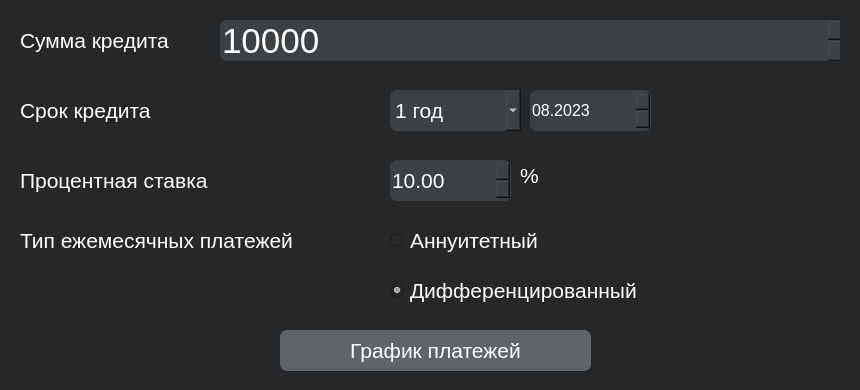
<?xml version="1.0" encoding="UTF-8"?>
<ui version="4.0">
 <class>CreditCalc</class>
 <widget class="QDialog" name="CreditCalc">
  <property name="windowModality">
   <enum>Qt::NonModal</enum>
  </property>
  <property name="enabled">
   <bool>true</bool>
  </property>
  <property name="geometry">
   <rect>
    <x>0</x>
    <y>0</y>
    <width>860</width>
    <height>390</height>
   </rect>
  </property>
  <property name="minimumSize">
   <size>
    <width>860</width>
    <height>360</height>
   </size>
  </property>
  <property name="maximumSize">
   <size>
    <width>860</width>
    <height>460</height>
   </size>
  </property>
  <property name="sizeIncrement">
   <size>
    <width>660</width>
    <height>260</height>
   </size>
  </property>
  <property name="windowTitle">
   <string>CreditCalc</string>
  </property>
  <property name="styleSheet">
   <string notr="true">background-color: rgb(38, 39, 40);</string>
  </property>
  <widget class="QRadioButton" name="annuity_calc">
   <property name="geometry">
    <rect>
     <x>390</x>
     <y>220</y>
     <width>181</width>
     <height>41</height>
    </rect>
   </property>
   <property name="font">
    <font>
     <pointsize>16</pointsize>
    </font>
   </property>
   <property name="styleSheet">
    <string notr="true">QRadioButton{
	color: white;
}</string>
   </property>
   <property name="text">
    <string>Аннуитетный</string>
   </property>
  </widget>
  <widget class="QRadioButton" name="differentiated_calc">
   <property name="geometry">
    <rect>
     <x>390</x>
     <y>270</y>
     <width>281</width>
     <height>41</height>
    </rect>
   </property>
   <property name="font">
    <font>
     <pointsize>16</pointsize>
    </font>
   </property>
   <property name="styleSheet">
    <string notr="true">QRadioButton{
	color: white;
}</string>
   </property>
   <property name="text">
    <string>Дифференцированный</string>
   </property>
   <property name="checked">
    <bool>true</bool>
   </property>
  </widget>
  <widget class="QDoubleSpinBox" name="doubleSpinBox">
   <property name="geometry">
    <rect>
     <x>390</x>
     <y>160</y>
     <width>121</width>
     <height>41</height>
    </rect>
   </property>
   <property name="font">
    <font>
     <pointsize>16</pointsize>
    </font>
   </property>
   <property name="styleSheet">
    <string notr="true">background-color:rgb(61, 64, 67);
color: white; 
border-radius: 7px;
</string>
   </property>
   <property name="singleStep">
    <double>0.100000000000000</double>
   </property>
   <property name="value">
    <double>10.000000000000000</double>
   </property>
  </widget>
  <widget class="QPushButton" name="pushButton">
   <property name="geometry">
    <rect>
     <x>280</x>
     <y>330</y>
     <width>311</width>
     <height>41</height>
    </rect>
   </property>
   <property name="font">
    <font>
     <pointsize>16</pointsize>
    </font>
   </property>
   <property name="styleSheet">
    <string notr="true">QPushButton {
	background-color: rgb(96, 99, 103);
  	color: white; 
	border-radius: 7px;
}
QPushButton:pressed {
    	border: 1px solid  gray;
	background-color: qlineargradient(x1: 0, y1: 0, x2: 0, y2: 1,
                                      stop: 0 #A9A9A9, stop: 1 #808080);
}</string>
   </property>
   <property name="text">
    <string>График платежей</string>
   </property>
  </widget>
  <widget class="QComboBox" name="comboBox">
   <property name="geometry">
    <rect>
     <x>390</x>
     <y>90</y>
     <width>131</width>
     <height>41</height>
    </rect>
   </property>
   <property name="font">
    <font>
     <pointsize>16</pointsize>
    </font>
   </property>
   <property name="styleSheet">
    <string notr="true">background-color:rgb(61, 64, 67);
color: white; 
border-radius: 7px;
</string>
   </property>
   <item>
    <property name="text">
     <string>1 год</string>
    </property>
   </item>
   <item>
    <property name="text">
     <string>2 года</string>
    </property>
   </item>
   <item>
    <property name="text">
     <string>3 года</string>
    </property>
   </item>
   <item>
    <property name="text">
     <string>4 года</string>
    </property>
   </item>
   <item>
    <property name="text">
     <string>5 лет</string>
    </property>
   </item>
   <item>
    <property name="text">
     <string>6 лет</string>
    </property>
   </item>
   <item>
    <property name="text">
     <string>7 лет</string>
    </property>
   </item>
   <item>
    <property name="text">
     <string>8 лет</string>
    </property>
   </item>
   <item>
    <property name="text">
     <string>9 лет</string>
    </property>
   </item>
   <item>
    <property name="text">
     <string>10 лет</string>
    </property>
   </item>
  </widget>
  <widget class="QSpinBox" name="spinBox">
   <property name="geometry">
    <rect>
     <x>220</x>
     <y>20</y>
     <width>620</width>
     <height>41</height>
    </rect>
   </property>
   <property name="font">
    <font>
     <pointsize>26</pointsize>
    </font>
   </property>
   <property name="styleSheet">
    <string notr="true">background-color:rgb(61, 64, 67);
color: white; 
border-radius: 7px;</string>
   </property>
   <property name="frame">
    <bool>false</bool>
   </property>
   <property name="minimum">
    <number>10000</number>
   </property>
   <property name="maximum">
    <number>10000000</number>
   </property>
   <property name="singleStep">
    <number>1000</number>
   </property>
   <property name="value">
    <number>10000</number>
   </property>
  </widget>
  <widget class="QLabel" name="label_2">
   <property name="geometry">
    <rect>
     <x>520</x>
     <y>160</y>
     <width>31</width>
     <height>31</height>
    </rect>
   </property>
   <property name="font">
    <font>
     <pointsize>16</pointsize>
    </font>
   </property>
   <property name="styleSheet">
    <string notr="true">QLabel{
	color: white;
}</string>
   </property>
   <property name="text">
    <string>%</string>
   </property>
  </widget>
  <widget class="QDateEdit" name="dateEdit">
   <property name="geometry">
    <rect>
     <x>530</x>
     <y>90</y>
     <width>121</width>
     <height>41</height>
    </rect>
   </property>
   <property name="font">
    <font>
     <pointsize>12</pointsize>
    </font>
   </property>
   <property name="styleSheet">
    <string notr="true">background-color:rgb(61, 64, 67);
color: white; 
border-radius: 7px;</string>
   </property>
   <property name="dateTime">
    <datetime>
     <hour>0</hour>
     <minute>0</minute>
     <second>0</second>
     <year>2023</year>
     <month>8</month>
     <day>1</day>
    </datetime>
   </property>
   <property name="currentSection">
    <enum>QDateTimeEdit::MonthSection</enum>
   </property>
   <property name="displayFormat">
    <string>MM.yyyy</string>
   </property>
   <property name="timeSpec">
    <enum>Qt::TimeZone</enum>
   </property>
   <property name="date">
    <date>
     <year>2023</year>
     <month>8</month>
     <day>1</day>
    </date>
   </property>
  </widget>
  <widget class="QLabel" name="label_3">
   <property name="geometry">
    <rect>
     <x>20</x>
     <y>160</y>
     <width>221</width>
     <height>41</height>
    </rect>
   </property>
   <property name="font">
    <font>
     <pointsize>16</pointsize>
    </font>
   </property>
   <property name="styleSheet">
    <string notr="true">QLabel{
	color: white;
}</string>
   </property>
   <property name="text">
    <string>Процентная ставка</string>
   </property>
  </widget>
  <widget class="QLabel" name="label_4">
   <property name="geometry">
    <rect>
     <x>20</x>
     <y>90</y>
     <width>161</width>
     <height>41</height>
    </rect>
   </property>
   <property name="font">
    <font>
     <pointsize>16</pointsize>
    </font>
   </property>
   <property name="styleSheet">
    <string notr="true">QLabel{
	color: white;
}</string>
   </property>
   <property name="text">
    <string>Срок кредита</string>
   </property>
  </widget>
  <widget class="QLabel" name="label_5">
   <property name="geometry">
    <rect>
     <x>20</x>
     <y>20</y>
     <width>181</width>
     <height>41</height>
    </rect>
   </property>
   <property name="font">
    <font>
     <pointsize>16</pointsize>
    </font>
   </property>
   <property name="styleSheet">
    <string notr="true">QLabel{
	color: white;
}</string>
   </property>
   <property name="text">
    <string>Сумма кредита</string>
   </property>
  </widget>
  <widget class="QLabel" name="label_6">
   <property name="geometry">
    <rect>
     <x>20</x>
     <y>220</y>
     <width>321</width>
     <height>41</height>
    </rect>
   </property>
   <property name="font">
    <font>
     <pointsize>16</pointsize>
    </font>
   </property>
   <property name="styleSheet">
    <string notr="true">QLabel{
	color: white;
}</string>
   </property>
   <property name="text">
    <string>Тип ежемесячных платежей</string>
   </property>
  </widget>
 </widget>
 <resources/>
 <connections/>
</ui>
